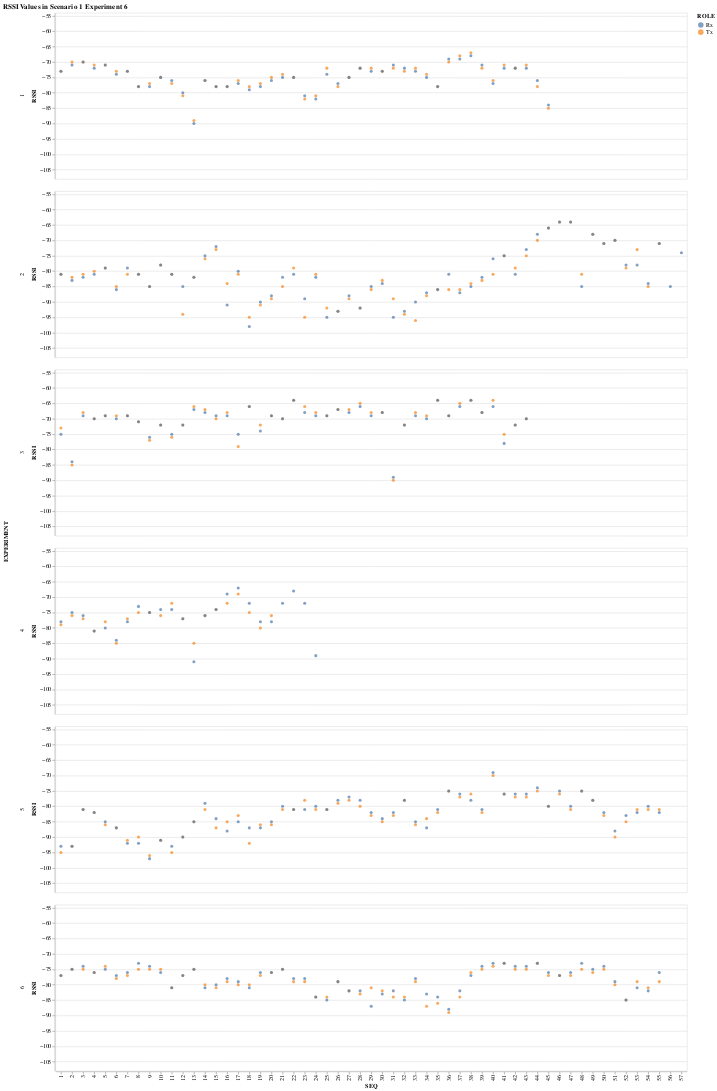

The cell this chart's notebook holds for it:
### Markdown cell above
### RSSI

### Code cell
RSSI_df = logs.loc[((logs["ACK"]==0) & (logs["ROLE"]=="Rx")) | ((logs["ACK"]==240) & (logs["ROLE"]=="Tx"))][["SEQ", "RSSI", "ROLE", "EXPERIMENT"]]

alt.Chart(RSSI_df, title=f"RSSI Values in Scenario 1 Experiment {experiment}").mark_point(filled=True).encode(
    x="SEQ:O",
    y=alt.Y("RSSI:Q", scale=alt.Scale(domain=(min(RSSI_df["RSSI"])-10, max(RSSI_df["RSSI"])+10))),
    color="ROLE:N",
    row="EXPERIMENT:N"
)

### Figure 1 — Vega-Lite specification as saved in the notebook (floating-point values rounded to 4 significant figures; data arrays with more than 128 entries replaced by an {"elided": "..."} marker saying what was removed)
{"config": {"view": {"continuousWidth": 400, "continuousHeight": 300}}, "data": {"name": "data-2cd4dfbe12f4c42d4aca585246144499"}, "mark": {"type": "point", "filled": true}, "encoding": {"color": {"field": "ROLE", "type": "nominal"}, "row": {"field": "EXPERIMENT", "type": "nominal"}, "x": {"field": "SEQ", "type": "ordinal"}, "y": {"field": "RSSI", "scale": {"domain": [-108, -54]}, "type": "quantitative"}}, "title": "RSSI Values in Scenario 1 Experiment 6", "$schema": "https://vega.github.io/schema/vega-lite/v4.17.0.json", "datasets": {"data-2cd4dfbe12f4c42d4aca585246144499": {"elided": "552 records"}}}
